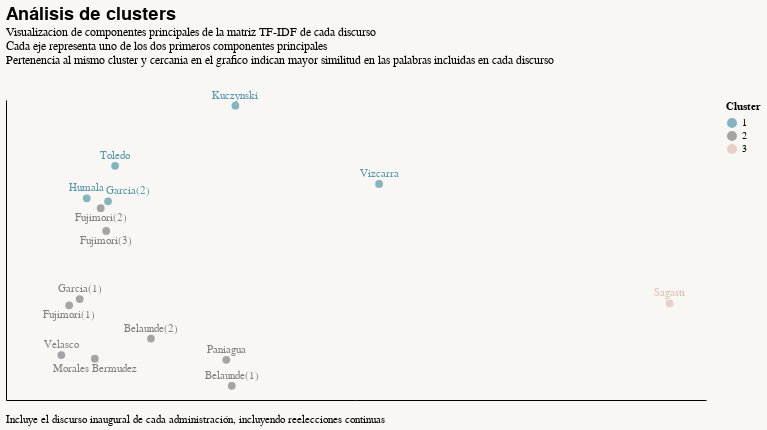

Notebook source saved alongside this figure:
### Code cell
width = 700
height = 300

title = ["Análisis de clusters"]
subtitle = ['Visualización de componentes principales de la matriz TF-IDF de cada discurso',
            'Cada eje representa uno de los dos primeros componentes principales',
            'Pertenencia al mismo cluster y cercania en el grafico indican mayor similitud en las palabras incluidas en cada discurso',
            'Fuente: Congreso del Peru']

points_down = alt.Chart(pca_df_labels_down).mark_circle(
    size=60
    ).encode(
    x = alt.X('pca1:Q', axis=alt.Axis(labels=False), title=None),
    y = alt.Y('pca2:Q', axis=alt.Axis(labels=False), title=None),
    color = 'Cluster:N'
    ).properties(
    width = width,
    height = height,
    title={
        "text": title, 
        "subtitle": subtitle,
        "subtitleFont": "Sanchez"
    }
    )

texts_down = points_down.mark_text(
    align = 'center',
    baseline = 'middle',
    dy = 10
    ).encode(
    text = 'administration'
    )

points_up = alt.Chart(pca_df_labels_up).mark_circle(
    size=60
    ).encode(
    x = alt.X('pca1:Q', axis=alt.Axis(labels=False), title=None),
    y = alt.Y('pca2:Q', axis=alt.Axis(labels=False), title=None),
    color = 'Cluster:N'
    )

texts_up = points_up.mark_text(
    align = 'center',
    baseline = 'middle',
    dy = -10
    ).encode(
    text = 'administration'
    )

points_right = alt.Chart(pca_df_labels_right).mark_circle(
    size=60
    ).encode(
    x = alt.X('pca1:Q', axis=alt.Axis(labels=False), title=None),
    y = alt.Y('pca2:Q', axis=alt.Axis(labels=False), title=None),
    color = 'Cluster:N'
    )

texts_right = points_right.mark_text(
    align = 'center',
    baseline = 'middle',
    dx = 20,
    dy = -10
    ).encode(
    text = 'administration'
    )

chart = points_down + texts_down + points_up + texts_up + points_right + texts_right

chart = alt.concat(chart).properties(
    title = alt.TitleParams(
        ['Incluye el discurso inaugural de cada administración, incluyendo reelecciones continuas'],
        baseline = 'bottom',
        orient = 'bottom',
        #anchor = 'end',
        fontWeight = 'normal',
        fontSize = 11
    )
).configure_axis(
    grid = False,
    ticks = False
)

chart

### Figure 1 — Vega-Lite specification as saved in the notebook (floating-point values rounded to 4 significant figures)
{"width": 685, "height": 380, "config": {"title": {"font": "Sanchez", "fontSize": 18, "fontWeight": 600, "fontColor": "#000000", "offset": 24, "anchor": "start"}, "axisX": {"labelFont": "Sanchez", "titleFont": "Sanchez", "domainColor": "#000000", "grid": false, "domain": true}, "axisY": {"labelFont": "Sanchez", "titleFont": "Sanchez", "domainColor": "#000000", "domain": true}, "header": {"labelFont": "Sanchez", "titleFont": "Sanchez"}, "range": {"category": ["#5297AC", "#808080", "#DEBFB5", "#CAB09A", "#BAA6A5", "#A6C6C1", "#55b748", "#5c5859", "#db2b27"], "diverging": ["#cfe8f3", "#a2d4ec", "#73bfe2", "#46abdb", "#1696d2", "#12719e"]}, "view": {"stroke": "transparent"}, "legend": {"labelFont": "Sanchez", "titleFont": "Sanchez", "symbolType": "circle", "padding": 1}, "area": {"fill": "#5297AC"}, "line": {"color": "#5297AC", "stroke": "#5297AC", "strokeWidth": 4}, "trail": {"color": "#ff0800", "stroke": "#ff0800", "strokeWidth": 100, "size": 50}, "path": {"stroke": "#ff0800", "strokeWidth": 0.1}, "point": {"filled": false, "opacity": 1, "size": 100}, "text": {"font": "Sanchez", "color": "#808080", "fontSize": 11, "align": "right", "fontWeight": 400, "size": 11}, "bar": {"binSpacing": 1, "continuousBandSize": 30, "discreteBandSize": 30, "fill": "#5297AC", "stroke": false}, "background": "#F9F7F3", "axis": {"grid": false, "ticks": false}}, "concat": [{"layer": [{"mark": {"type": "circle", "size": 60}, "encoding": {"color": {"type": "nominal", "field": "Cluster"}, "x": {"type": "quantitative", "axis": {"labels": false}, "field": "pca1", "title": null}, "y": {"type": "quantitative", "axis": {"labels": false}, "field": "pca2", "title": null}}, "height": 300, "title": {"text": ["Análisis de clusters"], "subtitle": ["Visualizacion de componentes principales de la matriz TF-IDF de cada discurso", "Cada eje representa uno de los dos primeros componentes principales", "Pertenencia al mismo cluster y cercania en el grafico indican mayor similitud en las palabras incluidas en cada discurso"], "subtitleFont": "Sanchez"}, "width": 700}, {"mark": {"type": "text", "align": "center", "baseline": "middle", "dy": 10}, "encoding": {"color": {"type": "nominal", "field": "Cluster"}, "text": {"type": "nominal", "field": "administration"}, "x": {"type": "quantitative", "axis": {"labels": false}, "field": "pca1", "title": null}, "y": {"type": "quantitative", "axis": {"labels": false}, "field": "pca2", "title": null}}, "height": 300, "title": {"text": ["Análisis de clusters"], "subtitle": ["Visualizacion de componentes principales de la matriz TF-IDF de cada discurso", "Cada eje representa uno de los dos primeros componentes principales", "Pertenencia al mismo cluster y cercania en el grafico indican mayor similitud en las palabras incluidas en cada discurso"], "subtitleFont": "Sanchez"}, "width": 700}, {"data": {"name": "data-2004785f163c87f2fb241c84539277ca"}, "mark": {"type": "circle", "size": 60}, "encoding": {"color": {"type": "nominal", "field": "Cluster"}, "x": {"type": "quantitative", "axis": {"labels": false}, "field": "pca1", "title": null}, "y": {"type": "quantitative", "axis": {"labels": false}, "field": "pca2", "title": null}}}, {"data": {"name": "data-2004785f163c87f2fb241c84539277ca"}, "mark": {"type": "text", "align": "center", "baseline": "middle", "dy": -10}, "encoding": {"color": {"type": "nominal", "field": "Cluster"}, "text": {"type": "nominal", "field": "administration"}, "x": {"type": "quantitative", "axis": {"labels": false}, "field": "pca1", "title": null}, "y": {"type": "quantitative", "axis": {"labels": false}, "field": "pca2", "title": null}}}, {"data": {"name": "data-028f9d9b81d208ebf2d9f7506677925e"}, "mark": {"type": "circle", "size": 60}, "encoding": {"color": {"type": "nominal", "field": "Cluster"}, "x": {"type": "quantitative", "axis": {"labels": false}, "field": "pca1", "title": null}, "y": {"type": "quantitative", "axis": {"labels": false}, "field": "pca2", "title": null}}}, {"data": {"name": "data-028f9d9b81d208ebf2d9f7506677925e"}, "mark": {"type": "text", "align": "center", "baseline": "middle", "dx": 20, "dy": -10}, "encoding": {"color": {"type": "nominal", "field": "Cluster"}, "text": {"type": "nominal", "field": "administration"}, "x": {"type": "quantitative", "axis": {"labels": false}, "field": "pca1", "title": null}, "y": {"type": "quantitative", "axis": {"labels": false}, "field": "pca2", "title": null}}}]}], "data": {"name": "data-6ccaf8025e168b1f78dd7f4b302d5969"}, "title": {"text": ["Incluye el discurso inaugural de cada administración, incluyendo reelecciones continuas"], "baseline": "bottom", "fontSize": 11, "fontWeight": "normal", "orient": "bottom"}, "$schema": "https://vega.github.io/schema/vega-lite/v4.8.1.json", "datasets": {"data-6ccaf8025e168b1f78dd7f4b302d5969": [{"president": "Morales Bermudez", "administration": "Morales Bermudez", "year": "1976", "pca1": -0.1477, "pca2": -0.2761, "clusters_2": 0, "clusters_3": 1, "clusters_4": 0, "clusters_5": 0, "Cluster": 2}, {"president": "Fujimori", "administration": "Fujimori(1)", "year": "1990", "pca1": -0.1917, "pca2": -0.1159, "clusters_2": 0, "clusters_3": 1, "clusters_4": 0, "clusters_5": 0, "Cluster": 2}, {"president": "Fujimori", "administration": "Fujimori(2)", "year": "1995", "pca1": -0.1376, "pca2": 0.1755, "clusters_2": 0, "clusters_3": 1, "clusters_4": 1, "clusters_5": 1, "Cluster": 2}, {"president": "Fujimori", "administration": "Fujimori(3)", "year": "2000", "pca1": -0.1282, "pca2": 0.1072, "clusters_2": 0, "clusters_3": 1, "clusters_4": 0, "clusters_5": 0, "Cluster": 2}], "data-2004785f163c87f2fb241c84539277ca": [{"president": "Belaunde", "administration": "Belaunde(1)", "year": "1963", "pca1": 0.08706, "pca2": -0.3575, "clusters_2": 0, "clusters_3": 1, "clusters_4": 0, "clusters_5": 4, "Cluster": 2}, {"president": "Velasco", "administration": "Velasco", "year": "1969", "pca1": -0.2052, "pca2": -0.2652, "clusters_2": 0, "clusters_3": 1, "clusters_4": 0, "clusters_5": 0, "Cluster": 2}, {"president": "Belaunde", "administration": "Belaunde(2)", "year": "1980", "pca1": -0.0515, "pca2": -0.2157, "clusters_2": 0, "clusters_3": 1, "clusters_4": 0, "clusters_5": 4, "Cluster": 2}, {"president": "Garcia", "administration": "Garcia(1)", "year": "1985", "pca1": -0.1737, "pca2": -0.09735, "clusters_2": 0, "clusters_3": 1, "clusters_4": 0, "clusters_5": 0, "Cluster": 2}, {"president": "Paniagua", "administration": "Paniagua", "year": "2000", "pca1": 0.07765, "pca2": -0.2794, "clusters_2": 0, "clusters_3": 1, "clusters_4": 2, "clusters_5": 2, "Cluster": 2}, {"president": "Toledo", "administration": "Toledo", "year": "2001", "pca1": -0.113, "pca2": 0.3024, "clusters_2": 0, "clusters_3": 0, "clusters_4": 1, "clusters_5": 1, "Cluster": 1}, {"president": "Humala", "administration": "Humala", "year": "2011", "pca1": -0.1616, "pca2": 0.2051, "clusters_2": 0, "clusters_3": 0, "clusters_4": 1, "clusters_5": 1, "Cluster": 1}, {"president": "Kuczynski", "administration": "Kuczynski", "year": "2016", "pca1": 0.09331, "pca2": 0.483, "clusters_2": 0, "clusters_3": 0, "clusters_4": 1, "clusters_5": 1, "Cluster": 1}, {"president": "Vizcarra", "administration": "Vizcarra", "year": "2018", "pca1": 0.3396, "pca2": 0.2483, "clusters_2": 0, "clusters_3": 0, "clusters_4": 1, "clusters_5": 1, "Cluster": 1}, {"president": "Sagasti", "administration": "Sagasti", "year": "2020", "pca1": 0.8376, "pca2": -0.1102, "clusters_2": 1, "clusters_3": 2, "clusters_4": 3, "clusters_5": 3, "Cluster": 3}], "data-028f9d9b81d208ebf2d9f7506677925e": [{"president": "Garcia", "administration": "Garcia(2)", "year": "2006", "pca1": -0.1251, "pca2": 0.1959, "clusters_2": 0, "clusters_3": 0, "clusters_4": 0, "clusters_5": 0, "Cluster": 1}]}}
